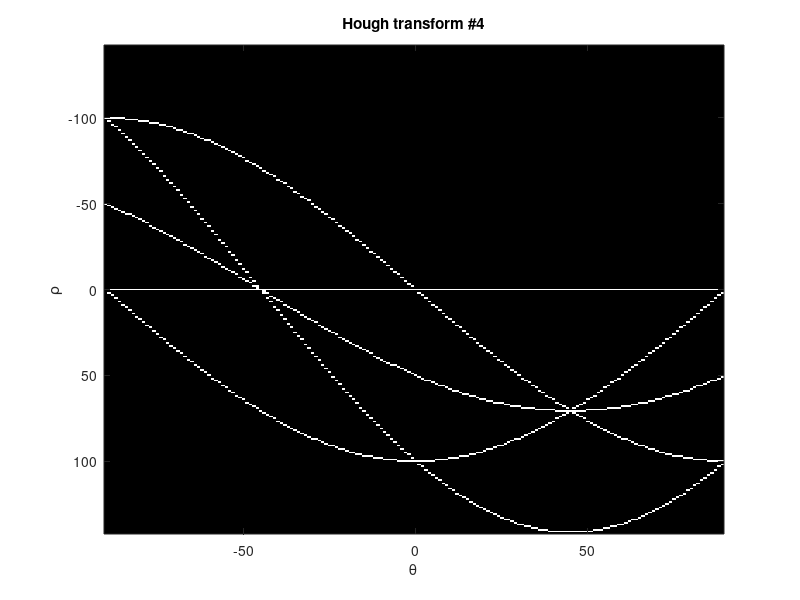

This chart was generated by the following MATLAB code: (Note: this script raises an error after producing the figure.)
clear
close all
clc



%% part 1 - hough lines 

f=zeros(101,101);
f(1,1)=1;
H=hough(f);
imshow(H,[])
f(101,1)=1;
H=hough(f);
imshow(H,[])
f(1,101)=1;
H=hough(f);
imshow(H,[])
f(101,101)=1;
H=hough(f);
imshow(H,[])
f(51,51)=1;




[H,T,R] = hough(f);
imshow(H,'XData',T,'YData',R,...
      'InitialMagnification','fit');
title('Hough transform #4');
xlabel('\theta'), ylabel('\rho');
axis on, axis normal, hold on;


%% part 2 

close all;

% (b) 
% create a square
f=ones(201,201);

% padding it with zeroes
fb =  padarray(f,[100,100],'both');
f_binary = imbinarize(fb);  % binarize the image
fig_21 = figure(21);
imshow(f_binary,[])
title('binary image of a square');


% (c)

% using the Carry edge detector to generate image of edges
BW = edge(f_binary);
fig_22 = figure(22);
imshow(BW,[])
title('Edges of a binary square');


% (d) 

% finding the hough transform

[H,T,R] = hough(BW,'RhoResolution',0.5,'ThetaResolution',0.1);
fig23 = figure(23);
imshow(H,[],'InitialMagnification','fit');
title('Original Hough transform of a square'); 
xlabel('\theta'), ylabel('\rho');
axis on, axis normal, hold on;


fig24 = figure(24);
imshow(imadjust(rescale(H)),'XData',T,'YData',R,...
      'InitialMagnification','fit');
title('Rescaled & adjusted Hough transform of a square');
xlabel('\theta'), ylabel('\rho');
axis on, axis normal, hold on;


% (f)

% finding the peaks
peaks = houghpeaks(H,10); % setting maximum amount of peaks to 10

theta_values = T(peaks(:,2));
rho_values = R(peaks(:,1));

fprintf('the pairs of the peaks in the square are the following:\n\n');
for i=1:length(theta_values) 
    fprintf('\ttheta : %2.0f   rho: %2.0f\n', theta_values(i), rho_values(i));    
end

% (g)

% reproducing the lines on the image itself using a dedicated function
fig25 = figure(25);
imshow(fb);
hold on;
draw_hough_lines(fb,theta_values,rho_values,'green');
title('Original image with Hough lines (n=4)');






%% part 3


% (g) 

building = imread('building.jpg');
% 1. plot the image to see what we have
fig31 = figure(31);
imshow(building,[]);
% we see that it is grayscale already.
% 2. use the canny edge detector to detect edges. The following parameters
% showed quiet good results.

building_edges = edge(building,'Canny',[0.05 0.1]);
fig32 = figure(32);
imshow(building_edges,[]);

% 3. Finding the Hough transform of the image 
[H,T,R] = hough(building_edges,'RhoResolution',0.5,'ThetaResolution',0.1);
fig33 = figure(33);
imshow(imadjust(rescale(H)),'XData',T,'YData',R,...
      'InitialMagnification','fit');
title('Rescaled & adjusted Hough transform of a building');
xlabel('\theta'), ylabel('\rho');
axis on, axis normal, hold on;

% 4. Finding the peaks of the Hough map
peaks = houghpeaks(H,100,'threshold',30); 
theta_values = T(peaks(:,2));
rho_values = R(peaks(:,1));

fprintf('\nDetected %2.0f peaks (lines) in the image \n\n', length(theta_values));

fig34 = figure(34);
imshow(building);
hold on;
draw_hough_lines(building,theta_values,rho_values,'blue');
title('Original image with Hough lines (n=100)');











%% First image set, example images

image_I = imread('data/Inputs/imgs/0004_6.png');
image_E = imread('data/Examples/imgs/6.png');
background = imread('data/Examples/bgs/21.jpg');
mask = imread('data/Inputs/masks/0004_6.png');

Reconstructed = Style_Trans(image_I, image_E);
Reconstructed = Background_Applier(Reconstructed,  background, mask);

figure(1001)
imshow(Reconstructed)
title('Style transfer: example pics')

%% Second image set, custom images

my_pic = imread('data/Inputs/imgs/my_pic');
my_pic = imresize(my_pic, [900, 1600]);
vg_sn = imread('data/Inputs/imgs/starry_night.jpg');
vg_sn = imresize(vg_sn, [900, 1600]);

Reconstructed = Style_Trans(my_pic, vg_sn);

figure(1002)
imshow(Reconstructed)
title('Style transfer: custom pictures')

%% Third image set, style transfer, woman

image_I = imread('data/Inputs/imgs/0004_6.png');
image_E = imread('data/Examples/imgs/16.png');
image_E2 = imread('data/Examples/imgs/21.png');

Reconstructed = Style_Trans(image_I, image_E);
Reconstructed = Background_Applier(Reconstructed,  background, mask);
figure(1003)
imshow(Reconstructed)


Reconstructed = Style_Trans(image_I, image_E2);
Reconstructed = Background_Applier(Reconstructed,  background, mask);
figure(1004)
imshow(Reconstructed)

%% Fourth image set, style transfer, man

image_I = imread('data/Inputs/imgs/0006_001.png');
image_E = imread('data/Examples/imgs/0.png');
image_E2 = imread('data/Examples/imgs/9.png');
image_E3 = imread('data/Examples/imgs/10.png');
mask = imread('data/Inputs/masks/0006_001.png');

Reconstructed = Style_Trans(image_I, image_E);
Reconstructed = Background_Applier(Reconstructed,  background, mask);
figure(1005)
imshow(Reconstructed)

Reconstructed = Style_Trans(image_I, image_E2);
Reconstructed = Background_Applier(Reconstructed,  background, mask);
figure(1006)
imshow(Reconstructed)

Reconstructed = Style_Trans(image_I, image_E3);
Reconstructed = Background_Applier(Reconstructed,  background, mask);
figure(1007)
imshow(Reconstructed)


return;